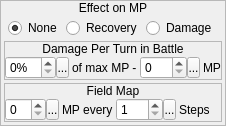
           <widget class="QFrame" name="frame_20">
            <property name="frameShape">
             <enum>QFrame::StyledPanel</enum>
            </property>
            <property name="frameShadow">
             <enum>QFrame::Raised</enum>
            </property>
            <layout class="QVBoxLayout" name="verticalLayout_29">
             <property name="spacing">
              <number>0</number>
             </property>
             <property name="margin">
              <number>0</number>
             </property>
             <item>
              <widget class="QLabel" name="label_28">
               <property name="sizePolicy">
                <sizepolicy hsizetype="Preferred" vsizetype="Fixed">
                 <horstretch>0</horstretch>
                 <verstretch>0</verstretch>
                </sizepolicy>
               </property>
               <property name="text">
                <string>Effect on MP</string>
               </property>
               <property name="alignment">
                <set>Qt::AlignCenter</set>
               </property>
              </widget>
             </item>
             <item>
              <widget class="QWidget" name="widget_32" native="true">
               <layout class="QVBoxLayout" name="verticalLayout_30">
                <property name="spacing">
                 <number>3</number>
                </property>
                <property name="margin">
                 <number>3</number>
                </property>
                <item>
                 <layout class="QHBoxLayout" name="horizontalLayout_32">
                  <property name="spacing">
                   <number>0</number>
                  </property>
                  <item>
                   <widget class="QRadioButton" name="mpEffect_rbNone">
                    <property name="sizePolicy">
                     <sizepolicy hsizetype="Fixed" vsizetype="Fixed">
                      <horstretch>0</horstretch>
                      <verstretch>0</verstretch>
                     </sizepolicy>
                    </property>
                    <property name="text">
                     <string>None</string>
                    </property>
                    <property name="checked">
                     <bool>true</bool>
                    </property>
                   </widget>
                  </item>
                  <item>
                   <widget class="QRadioButton" name="mpEffect_rbRecovery">
                    <property name="sizePolicy">
                     <sizepolicy hsizetype="Fixed" vsizetype="Fixed">
                      <horstretch>0</horstretch>
                      <verstretch>0</verstretch>
                     </sizepolicy>
                    </property>
                    <property name="text">
                     <string>Recovery</string>
                    </property>
                   </widget>
                  </item>
                  <item>
                   <widget class="QRadioButton" name="mpEffect_rbDamage">
                    <property name="sizePolicy">
                     <sizepolicy hsizetype="Fixed" vsizetype="Fixed">
                      <horstretch>0</horstretch>
                      <verstretch>0</verstretch>
                     </sizepolicy>
                    </property>
                    <property name="text">
                     <string>Damage</string>
                    </property>
                   </widget>
                  </item>
                 </layout>
                </item>
                <item>
                 <widget class="QWidget" name="wMPEffect" native="true">
                  <layout class="QVBoxLayout" name="verticalLayout_40">
                   <property name="spacing">
                    <number>3</number>
                   </property>
                   <property name="margin">
                    <number>0</number>
                   </property>
                   <item>
                    <widget class="QFrame" name="mpEffect_frmPerTurn">
                     <property name="sizePolicy">
                      <sizepolicy hsizetype="Preferred" vsizetype="Fixed">
                       <horstretch>0</horstretch>
                       <verstretch>0</verstretch>
                      </sizepolicy>
                     </property>
                     <property name="frameShape">
                      <enum>QFrame::StyledPanel</enum>
                     </property>
                     <property name="frameShadow">
                      <enum>QFrame::Raised</enum>
                     </property>
                     <layout class="QVBoxLayout" name="verticalLayout_31">
                      <property name="spacing">
                       <number>0</number>
                      </property>
                      <property name="margin">
                       <number>0</number>
                      </property>
                      <item>
                       <widget class="QLabel" name="mpEffect_lblPerTurn">
                        <property name="sizePolicy">
                         <sizepolicy hsizetype="Preferred" vsizetype="Fixed">
                          <horstretch>0</horstretch>
                          <verstretch>0</verstretch>
                         </sizepolicy>
                        </property>
                        <property name="text">
                         <string>Damage Per Turn in Battle</string>
                        </property>
                        <property name="alignment">
                         <set>Qt::AlignCenter</set>
                        </property>
                       </widget>
                      </item>
                      <item>
                       <widget class="QWidget" name="widget_33" native="true">
                        <layout class="QHBoxLayout" name="horizontalLayout_33">
                         <property name="spacing">
                          <number>3</number>
                         </property>
                         <property name="margin">
                          <number>0</number>
                         </property>
                         <item>
                          <widget class="QWidget" name="widget_34" native="true">
                           <property name="sizePolicy">
                            <sizepolicy hsizetype="Fixed" vsizetype="Fixed">
                             <horstretch>0</horstretch>
                             <verstretch>0</verstretch>
                            </sizepolicy>
                           </property>
                           <layout class="QHBoxLayout" name="horizontalLayout_34">
                            <property name="spacing">
                             <number>0</number>
                            </property>
                            <property name="margin">
                             <number>0</number>
                            </property>
                            <item>
                             <widget class="QSpinBox" name="mpEffect_sbPercentPerTurn">
                              <property name="sizePolicy">
                               <sizepolicy hsizetype="Fixed" vsizetype="Fixed">
                                <horstretch>0</horstretch>
                                <verstretch>0</verstretch>
                               </sizepolicy>
                              </property>
                              <property name="suffix">
                               <string>%</string>
                              </property>
                             </widget>
                            </item>
                            <item>
                             <widget class="SpinBoxSideButton" name="mpEffect_bPercentPerTurnSideButton">
                              <property name="minimumSize">
                               <size>
                                <width>13</width>
                                <height>21</height>
                               </size>
                              </property>
                              <property name="maximumSize">
                               <size>
                                <width>13</width>
                                <height>21</height>
                               </size>
                              </property>
                              <property name="text">
                               <string>...</string>
                              </property>
                              <property name="icon">
                               <iconset resource="gui_icons.qrc">
                                <normaloff>:/icons/spinBoxSideButton.png</normaloff>:/icons/spinBoxSideButton.png</iconset>
                              </property>
                              <property name="iconSize">
                               <size>
                                <width>8</width>
                                <height>16</height>
                               </size>
                              </property>
                             </widget>
                            </item>
                           </layout>
                          </widget>
                         </item>
                         <item>
                          <widget class="QLabel" name="mpEffect_lblAmount">
                           <property name="text">
                            <string>of max MP -</string>
                           </property>
                          </widget>
                         </item>
                         <item>
                          <widget class="QWidget" name="widget_35" native="true">
                           <layout class="QHBoxLayout" name="horizontalLayout_35">
                            <property name="spacing">
                             <number>0</number>
                            </property>
                            <property name="margin">
                             <number>0</number>
                            </property>
                            <item>
                             <widget class="QSpinBox" name="mpEffect_sbAmountPerTurn">
                              <property name="maximum">
                               <number>999</number>
                              </property>
                             </widget>
                            </item>
                            <item>
                             <widget class="SpinBoxSideButton" name="mpEffect_bAmountPerTurnSideButton">
                              <property name="minimumSize">
                               <size>
                                <width>13</width>
                                <height>21</height>
                               </size>
                              </property>
                              <property name="maximumSize">
                               <size>
                                <width>13</width>
                                <height>21</height>
                               </size>
                              </property>
                              <property name="text">
                               <string>...</string>
                              </property>
                              <property name="icon">
                               <iconset resource="gui_icons.qrc">
                                <normaloff>:/icons/spinBoxSideButton.png</normaloff>:/icons/spinBoxSideButton.png</iconset>
                              </property>
                              <property name="iconSize">
                               <size>
                                <width>8</width>
                                <height>16</height>
                               </size>
                              </property>
                             </widget>
                            </item>
                           </layout>
                          </widget>
                         </item>
                         <item>
                          <widget class="QLabel" name="label_34">
                           <property name="text">
                            <string>MP</string>
                           </property>
                          </widget>
                         </item>
                        </layout>
                       </widget>
                      </item>
                     </layout>
                    </widget>
                   </item>
                   <item>
                    <widget class="QFrame" name="mpEffect_frmFieldMap">
                     <property name="sizePolicy">
                      <sizepolicy hsizetype="Preferred" vsizetype="Fixed">
                       <horstretch>0</horstretch>
                       <verstretch>0</verstretch>
                      </sizepolicy>
                     </property>
                     <property name="frameShape">
                      <enum>QFrame::StyledPanel</enum>
                     </property>
                     <property name="frameShadow">
                      <enum>QFrame::Raised</enum>
                     </property>
                     <layout class="QVBoxLayout" name="verticalLayout_32">
                      <property name="spacing">
                       <number>0</number>
                      </property>
                      <property name="margin">
                       <number>0</number>
                      </property>
                      <item>
                       <widget class="QLabel" name="label_35">
                        <property name="sizePolicy">
                         <sizepolicy hsizetype="Preferred" vsizetype="Fixed">
                          <horstretch>0</horstretch>
                          <verstretch>0</verstretch>
                         </sizepolicy>
                        </property>
                        <property name="text">
                         <string>Field Map</string>
                        </property>
                        <property name="alignment">
                         <set>Qt::AlignCenter</set>
                        </property>
                       </widget>
                      </item>
                      <item>
                       <widget class="QWidget" name="widget_36" native="true">
                        <layout class="QHBoxLayout" name="horizontalLayout_36">
                         <property name="spacing">
                          <number>3</number>
                         </property>
                         <property name="margin">
                          <number>0</number>
                         </property>
                         <item>
                          <widget class="QWidget" name="widget_37" native="true">
                           <property name="sizePolicy">
                            <sizepolicy hsizetype="Fixed" vsizetype="Fixed">
                             <horstretch>0</horstretch>
                             <verstretch>0</verstretch>
                            </sizepolicy>
                           </property>
                           <layout class="QHBoxLayout" name="horizontalLayout_37">
                            <property name="spacing">
                             <number>0</number>
                            </property>
                            <property name="margin">
                             <number>0</number>
                            </property>
                            <item>
                             <widget class="QSpinBox" name="mpEffect_sbAmountPerNumSteps">
                              <property name="sizePolicy">
                               <sizepolicy hsizetype="Fixed" vsizetype="Fixed">
                                <horstretch>0</horstretch>
                                <verstretch>0</verstretch>
                               </sizepolicy>
                              </property>
                             </widget>
                            </item>
                            <item>
                             <widget class="SpinBoxSideButton" name="mpEffect_bAmountPerNumStepsSideButton">
                              <property name="minimumSize">
                               <size>
                                <width>13</width>
                                <height>21</height>
                               </size>
                              </property>
                              <property name="maximumSize">
                               <size>
                                <width>13</width>
                                <height>21</height>
                               </size>
                              </property>
                              <property name="text">
                               <string>...</string>
                              </property>
                              <property name="icon">
                               <iconset resource="gui_icons.qrc">
                                <normaloff>:/icons/spinBoxSideButton.png</normaloff>:/icons/spinBoxSideButton.png</iconset>
                              </property>
                              <property name="iconSize">
                               <size>
                                <width>8</width>
                                <height>16</height>
                               </size>
                              </property>
                             </widget>
                            </item>
                           </layout>
                          </widget>
                         </item>
                         <item>
                          <widget class="QLabel" name="label_36">
                           <property name="text">
                            <string>MP every</string>
                           </property>
                          </widget>
                         </item>
                         <item>
                          <widget class="QWidget" name="widget_38" native="true">
                           <layout class="QHBoxLayout" name="horizontalLayout_38">
                            <property name="spacing">
                             <number>0</number>
                            </property>
                            <property name="margin">
                             <number>0</number>
                            </property>
                            <item>
                             <widget class="QSpinBox" name="mpEffect_sbNumSteps">
                              <property name="minimum">
                               <number>1</number>
                              </property>
                              <property name="maximum">
                               <number>999</number>
                              </property>
                             </widget>
                            </item>
                            <item>
                             <widget class="SpinBoxSideButton" name="mpEffect_bNumStepsSideButton">
                              <property name="minimumSize">
                               <size>
                                <width>13</width>
                                <height>21</height>
                               </size>
                              </property>
                              <property name="maximumSize">
                               <size>
                                <width>13</width>
                                <height>21</height>
                               </size>
                              </property>
                              <property name="text">
                               <string>...</string>
                              </property>
                              <property name="icon">
                               <iconset resource="gui_icons.qrc">
                                <normaloff>:/icons/spinBoxSideButton.png</normaloff>:/icons/spinBoxSideButton.png</iconset>
                              </property>
                              <property name="iconSize">
                               <size>
                                <width>8</width>
                                <height>16</height>
                               </size>
                              </property>
                             </widget>
                            </item>
                           </layout>
                          </widget>
                         </item>
                         <item>
                          <widget class="QLabel" name="label_37">
                           <property name="text">
                            <string>Steps</string>
                           </property>
                          </widget>
                         </item>
                        </layout>
                       </widget>
                      </item>
                     </layout>
                    </widget>
                   </item>
                  </layout>
                 </widget>
                </item>
               </layout>
              </widget>
             </item>
            </layout>
           </widget>
